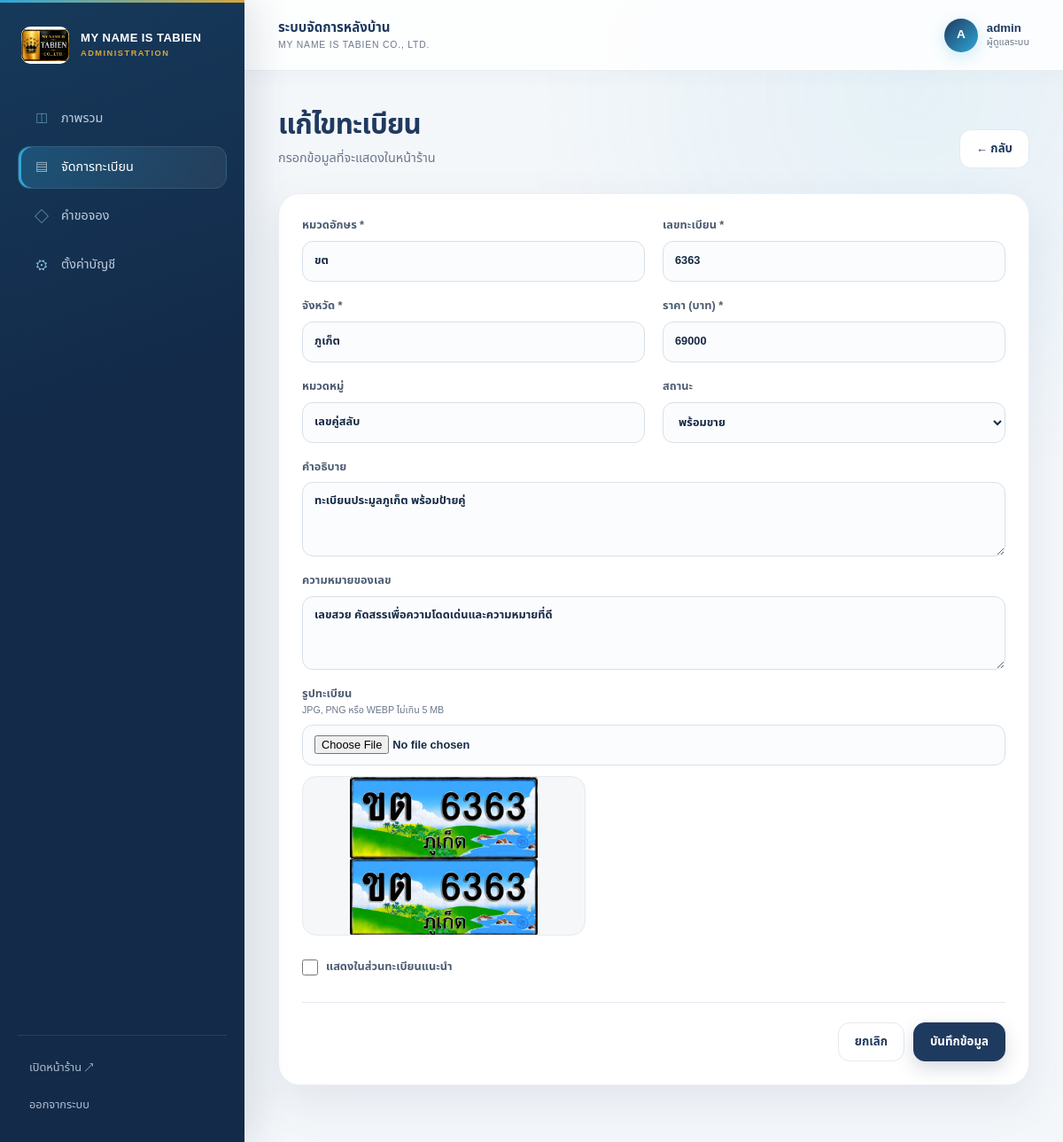
/admin/plate/19 (signed in), run on the app's committed database.
### tables this page shows
CREATE TABLE plates (
            id INTEGER PRIMARY KEY AUTOINCREMENT,
            prefix TEXT NOT NULL,
            number TEXT NOT NULL,
            province TEXT NOT NULL DEFAULT "ภูเก็ต",
            price REAL NOT NULL DEFAULT 0,
            category TEXT NOT NULL DEFAULT "เลขสวย",
            description TEXT NOT NULL DEFAULT "",
            meaning TEXT NOT NULL DEFAULT "",
            image TEXT,
            status TEXT NOT NULL DEFAULT "available",
            featured INTEGER NOT NULL DEFAULT 0,
            created_at TEXT NOT NULL DEFAULT CURRENT_TIMESTAMP,
            updated_at TEXT NOT NULL DEFAULT CURRENT_TIMESTAMP
        , display_order INTEGER NOT NULL DEFAULT 999);

### config.php (called while the page is built, shortened)
<?php
function e(?string $value): string
{
    return htmlspecialchars($value ?? '', ENT_QUOTES, 'UTF-8');
}

### admin/index.php (the view, shortened to what this page needs)
<?php
require dirname(__DIR__) . '/config.php';
$pdo = db();
$requestPath = trim((string) parse_url($_SERVER['REQUEST_URI'] ?? '/admin', PHP_URL_PATH), '/');
$adminRoute = preg_replace('#^admin/?#', '', $requestPath);
    ?>
    <?php
$section = $_GET['section'] ?? match (true) {
    $adminRoute === 'plates' => 'plates',
    $adminRoute === 'reservations' => 'reservations',
    $adminRoute === 'settings' => 'settings',
    $adminRoute === 'plate/new' => 'plate-form',
    preg_match('#^plate/(\d+)$#', $adminRoute, $adminMatch) === 1 => 'plate-form',
    default => 'dashboard',
};
$stats = [
    'all' => (int) $pdo->query('SELECT COUNT(*) FROM plates')->fetchColumn(),
    'available' => (int) $pdo->query('SELECT COUNT(*) FROM plates WHERE status="available"')->fetchColumn(),
    'reserved' => (int) $pdo->query('SELECT COUNT(*) FROM plates WHERE status="reserved"')->fetchColumn(),
    'leads' => (int) $pdo->query('SELECT COUNT(*) FROM reservations WHERE status="new"')->fetchColumn(),
];
?>
<!doctype html>
<html lang="th">
<head>
    <link rel="stylesheet" href="/admin/admin.css">
</head>
<body class="admin-body">
<aside class="sidebar">
    <a class="admin-logo" href="/admin"><img src="/image/logo_บริษัท.jpg" alt="MY NAME IS TABIEN"><strong>MY NAME IS TABIEN<small>ADMINISTRATION</small></strong></a>
    <nav>
        <a class="<?= $section === 'dashboard' ? 'active' : '' ?>" href="/admin">ภาพรวม</a>
        <a class="<?= in_array($section, ['plates','plate-form'], true) ? 'active' : '' ?>" href="/admin/plates">จัดการทะเบียน</a>
        <a class="<?= $section === 'reservations' ? 'active' : '' ?>" href="/admin/reservations">คำขอจอง <?php if ($stats['leads']): ?><b><?= $stats['leads'] ?></b><?php endif; ?></a>
        <a class="<?= $section === 'settings' ? 'active' : '' ?>" href="/admin/settings">ตั้งค่าบัญชี</a>
    </nav>
    <div class="sidebar-bottom"><a href="/" target="_blank">เปิดหน้าร้าน ↗</a><a href="/admin/logout">ออกจากระบบ</a></div>
</aside>
<main class="admin-main">
    <header class="admin-topbar"><button class="menu-button" type="button" aria-label="เปิดเมนู" aria-expanded="false">☰</button><div class="topbar-title"><strong>ระบบจัดการหลังบ้าน</strong><span>MY NAME IS TABIEN CO., LTD.</span></div><div class="user-meta"><span class="user-avatar"><?= e(mb_strtoupper(mb_substr($_SESSION['admin_username'], 0, 1))) ?></span><span><strong><?= e($_SESSION['admin_username']) ?></strong><small>ผู้ดูแลระบบ</small></span></div></header>
    <div class="admin-content">
        <?php if ($section === 'plates'):
            $plates = $pdo->query('SELECT * FROM plates ORDER BY id DESC')->fetchAll(); ?>
            <div class="content-heading"><div><h1>จัดการทะเบียน</h1><p>เพิ่ม แก้ไขราคา รูปภาพ และสถานะการขาย</p></div><a class="admin-btn" href="/admin/plate/new">+ เพิ่มทะเบียน</a></div>
            <div class="panel table-panel"><table><thead><tr><th>ทะเบียน</th><th>หมวดหมู่</th><th>ราคา</th><th>สถานะ</th><th>แนะนำ</th><th></th></tr></thead><tbody>
            <?php foreach ($plates as $plate): ?><tr>
                <td><div class="plate-cell"><?php if ($plate['image']): ?><img class="plate-thumb" src="/<?= e($plate['image']) ?>" alt=""><?php else: ?><span class="plate-thumb plate-thumb-empty">—</span><?php endif; ?><span><strong><?= e($plate['prefix'].' '.$plate['number']) ?></strong><small><?= e($plate['province']) ?></small></span></div></td>
                <td><?= e($plate['category']) ?></td><td><?= baht($plate['price']) ?></td>
                <td><span class="table-status <?= e($plate['status']) ?>"><?= e(status_label($plate['status'])) ?></span></td>
                <td><?= $plate['featured'] ? '★' : '—' ?></td>
                <td class="row-actions"><a href="/admin/plate/<?= (int)$plate['id'] ?>">แก้ไข</a><form method="post" onsubmit="return confirm('ยืนยันการลบทะเบียนนี้?')"><input type="hidden" name="csrf_token" value="<?= e(csrf_token()) ?>"><input type="hidden" name="action" value="delete_plate"><input type="hidden" name="id" value="<?= (int)$plate['id'] ?>"><button type="submit">ลบ</button></form></td>
            </tr><?php endforeach; ?></tbody></table></div>
        <?php elseif ($section === 'plate-form'):
            $id = filter_var($_GET['id'] ?? null, FILTER_VALIDATE_INT);
            $plate = ['id'=>'','prefix'=>'','number'=>'','province'=>'ภูเก็ต','price'=>'','category'=>'เลขสวย','description'=>'','meaning'=>'','image'=>'','status'=>'available','featured'=>0];
            if ($id) { $stmt=$pdo->prepare('SELECT * FROM plates WHERE id=?'); $stmt->execute([$id]); $plate=$stmt->fetch() ?: $plate; }
            ?>
            <div class="content-heading"><div><h1><?= $id ? 'แก้ไขทะเบียน' : 'เพิ่มทะเบียนใหม่' ?></h1><p>กรอกข้อมูลที่จะแสดงในหน้าร้าน</p></div><a class="secondary-btn" href="/admin/plates">← กลับ</a></div>
            <form class="panel admin-form plate-form" method="post" enctype="multipart/form-data">
                <div class="form-grid">
                    <label>หมวดอักษร *<input name="prefix" value="<?= e($plate['prefix']) ?>" required placeholder="เช่น ขล"></label>
                    <label>เลขทะเบียน *<input name="number" value="<?= e($plate['number']) ?>" required placeholder="เช่น 88"></label>
                    <label>จังหวัด *<input name="province" value="<?= e($plate['province']) ?>" required></label>
                    <label>ราคา (บาท) *<input type="number" min="0" step="1" name="price" value="<?= e((string)$plate['price']) ?>" required></label>
                    <label>หมวดหมู่<input name="category" value="<?= e($plate['category']) ?>" list="category-list"></label>
                    <label>สถานะ<select name="status"><option value="available" <?= $plate['status']==='available'?'selected':'' ?>>พร้อมขาย</option></select></label>
                    <label class="full">คำอธิบาย<textarea name="description" rows="3"><?= e($plate['description']) ?></textarea></label>
                    <label class="full">ความหมายของเลข<textarea name="meaning" rows="3"><?= e($plate['meaning']) ?></textarea></label>
                    <label class="full">รูปทะเบียน <small>JPG, PNG หรือ WEBP ไม่เกิน 5 MB</small><input type="file" name="image" accept="image/jpeg,image/png,image/webp"><?php if($plate['image']): ?><img class="current-image" src="/<?= e($plate['image']) ?>" alt="รูปปัจจุบัน"><?php endif; ?></label>
                    <label class="checkbox full"><input type="checkbox" name="featured" value="1" <?= $plate['featured']?'checked':'' ?>> แสดงในส่วนทะเบียนแนะนำ</label>
                </div>
                <div class="form-actions"><a class="secondary-btn" href="/admin/plates">ยกเลิก</a><button class="admin-btn" type="submit">บันทึกข้อมูล</button></div>
            </form>
        <?php endif; ?>
    </div>
</main>
</body></html>

### data on the page
plates: prefix "ขต", number "6363", province "ภูเก็ต", price "69000", category "เลขคู่สลับ", status "พร้อมขาย", description "ทะเบียนประมูลภูเก็ต พร้อมป้ายคู่", meaning "เลขสวย คัดสรรเพื่อความโดดเด่นและความหมายที่ดี", image (picture)

### other printed values
mb_strtoupper(mb_substr($_SESSION['admin_username'], 0, 1)) "A"
$_SESSION['admin_username'] "admin"
